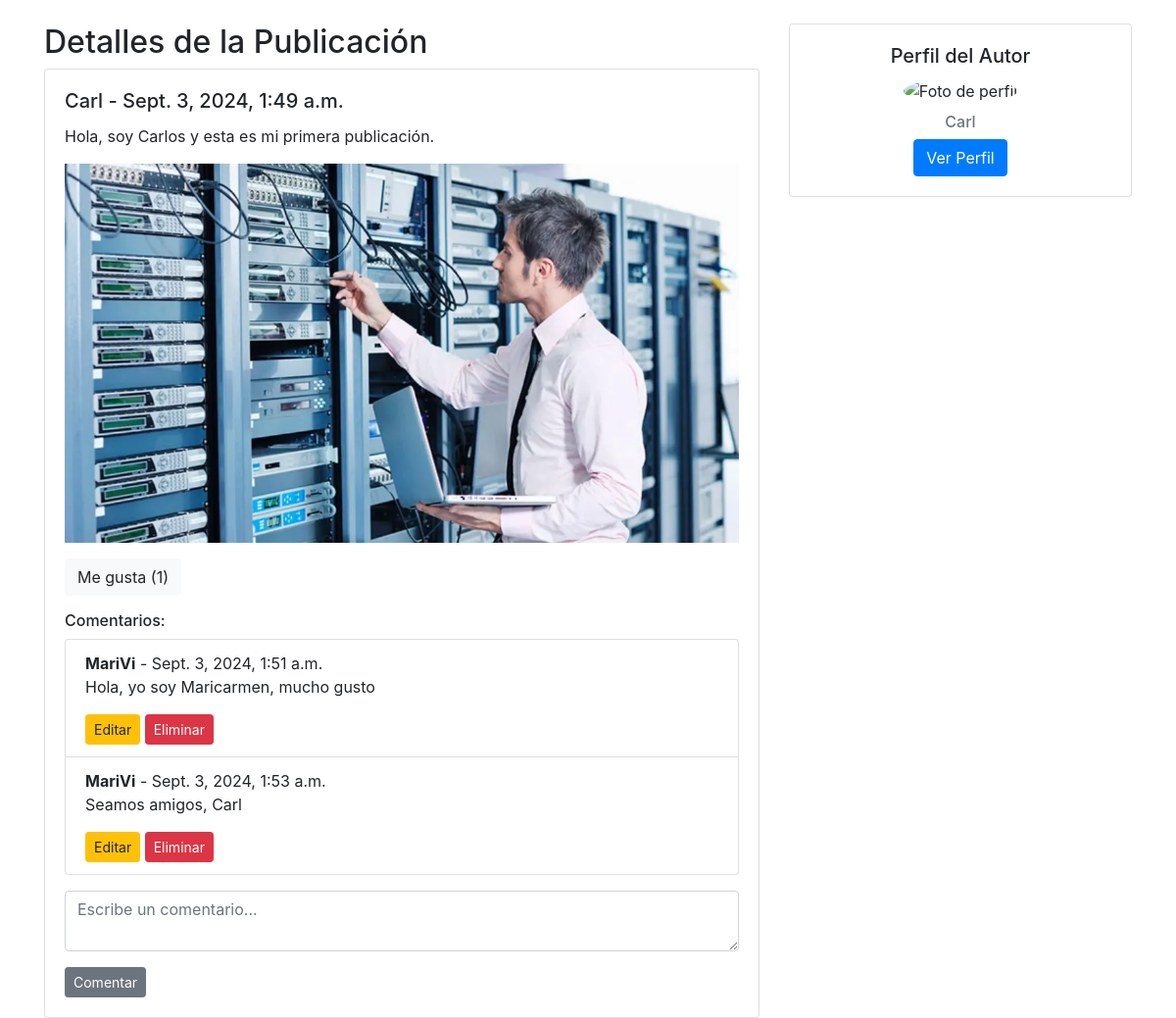
Page /inicio/publicaciones/1/ (signed in) on the committed database.
### inicio/models.py (models this page shows, shortened)
class Publicacion(models.Model):
    autor = models.ForeignKey(settings.AUTH_USER_MODEL, on_delete=models.CASCADE)  # Usuario autor de la publicación
    contenido = models.TextField()  # Contenido de la publicación
    fecha_publicacion = models.DateTimeField(auto_now_add=True)  # Fecha en que se creó la publicación
    imagen = models.ImageField(upload_to='publicaciones/', blank=True, null=True)  # Imagen opcional en la publicación
    likes = models.ManyToManyField(settings.AUTH_USER_MODEL, related_name='publicaciones_liked', blank=True)

class Usuario(AbstractBaseUser, PermissionsMixin):
    email = models.EmailField(unique=True)  # Email único para el usuario
    nombres = models.CharField(max_length=100)  # Nombres del usuario
    nombre_usuario = models.CharField(max_length=100, unique=True)  # Nombre de usuario único
    is_staff = models.BooleanField(default=False)  # Permite acceso al admin
    is_active = models.BooleanField(default=True)  # Marca si el usuario está activo
    last_login = models.DateTimeField(null=True, blank=True)  # Fecha del último inicio de sesión
    groups = models.ManyToManyField(
        'auth.Group',
        related_name='%(class)s_set',  # `related_name` único para este modelo
        blank=True,
        help_text='The groups this user belongs to.',
        verbose_name='groups'
    )
    user_permissions = models.ManyToManyField(
        'auth.Permission',
        related_name='%(class)s_permissions',  # `related_name` único para este modelo
        blank=True,
        help_text='Specific permissions for this user.',
        verbose_name='user permissions'
    )
    objects = UsuarioManager()  # Asigna el manager personalizado
    USERNAME_FIELD = 'email'  # Campo utilizado para el inicio de sesión
    REQUIRED_FIELDS = ['nombres', 'nombre_usuario']  # Campos requeridos al crear un superusuario

class Comentario(models.Model):
    publicacion = models.ForeignKey(Publicacion, related_name='comentarios', on_delete=models.CASCADE)  # Publicación a la que pertenece el comentario
    autor = models.ForeignKey(settings.AUTH_USER_MODEL, on_delete=models.CASCADE)  # Usuario que hizo el comentario
    contenido = models.TextField()  # Contenido del comentario
    fecha_comentario = models.DateTimeField(auto_now_add=True)  # Fecha en que se creó el comentario

### inicio/views.py (the view)
# urls.py: path('publicaciones/<int:publicacion_id>/', views.detalle_publicacion, name='detalle_publicacion'),
@login_required
def detalle_publicacion(request, publicacion_id):
    publicacion = get_object_or_404(Publicacion, id=publicacion_id)  # Obtiene la publicación o lanza 404 si no existe
    comentarios = publicacion.comentarios.all()  # Obtiene todos los comentarios asociados
    return render(request, 'publicaciones/detalle_publicacion.html', {
        'publicacion': publicacion,
        'comentarios': comentarios
    })

### inicio/templates/publicaciones/detalle_publicacion.html (shortened to what this page needs)
{% extends 'base.html' %}
{% load static %}
{% block content %}
<div class="container mt-4">
    <div class="row">
        <div class="col-md-8">
            <h2>Detalles de la Publicación</h2>
            <div class="card">
                <div class="card-body">
                    <h5 class="card-title">{{ publicacion.autor.nombre_usuario }} - {{ publicacion.fecha_publicacion }}</h5>
                    <p class="card-text">{{ publicacion.contenido }}</p>
                    {% if publicacion.imagen %}
                        <img src="{{ publicacion.imagen.url }}" alt="Imagen de la publicación" class="img-fluid mb-3">
                    {% endif %}
                    <div class="mb-3">
                        <form method="POST" action="{% url 'like_publicacion' publicacion.id %}">
                            <button type="submit" class="btn btn-light btn-like">
                                {% if user in publicacion.likes.all %}
                                    Me gusta ({{ publicacion.likes.count }})
                                {% else %}
                                    Dar Me gusta ({{ publicacion.likes.count }})
                                {% endif %}
                            </button>
                        </form>
                    </div>
                    <h6>Comentarios:</h6>
                    <ul class="list-group mb-3">
                        {% for comentario in comentarios %}
                            <li class="list-group-item">
                                <strong>{{ comentario.autor.nombre_usuario }}</strong> - {{ comentario.fecha_comentario }}
                                <p>{{ comentario.contenido }}</p>
                                {% if comentario.autor == user %}
                                    <a href="{% url 'editar_comentario' comentario.id %}" class="btn btn-warning btn-sm">Editar</a>
                                    <a href="{% url 'eliminar_comentario' comentario.id %}" class="btn btn-danger btn-sm">Eliminar</a>
                                {% endif %}
                            </li>
                        {% empty %}
                            <li class="list-group-item">No hay comentarios aún.</li>
                        {% endfor %}
                    </ul>
                    <form method="POST" action="{% url 'comentar_publicacion' publicacion.id %}">
                        <div class="form-group">
                            <textarea class="form-control" name="contenido" rows="2" placeholder="Escribe un comentario..." required></textarea>
                        </div>
                        <button type="submit" class="btn btn-secondary btn-sm">Comentar</button>
                    </form>
                </div>
            </div>
        </div>
        <div class="col-md-4">
            <div class="card mb-4">
                <div class="card-body text-center">
                    <h5 class="card-title">Perfil del Autor</h5>
                    {% if publicacion.autor.perfil.foto_perfil %}
                        <img src="{{ publicacion.autor.perfil.foto_perfil.url }}" alt="Foto de perfil" class="img-fluid rounded-circle mb-3" style="width: 150px; height: 150px;">
                    {% else %}
                        <img src="{% static 'default_profile_picture.png' %}" alt="Foto de perfil" class="img-fluid rounded-circle mb-3" style="width: 150px; height: 150px;">
                    {% endif %}
                    <h6 class="card-subtitle mb-2 text-muted">{{ publicacion.autor.nombre_usuario }}</h6>
                    <a href="{% url 'ver_perfil' usuario_id=publicacion.autor.id %}" class="btn btn-primary">Ver Perfil</a>
                </div>
            </div>
        </div>
    </div>
</div>
{% endblock %}

### rows in the picture
Publicacion: autor.nombre_usuario "Carl", fecha_publicacion "Sept. 3, 2024, 1:49 a.m.", contenido "Hola, soy Carlos y esta es mi primera publicación.", imagen (picture), likes.count "1"
Comentario: autor.nombre_usuario "MariVi", fecha_comentario "Sept. 3, 2024, 1:51 a.m.", contenido "Hola, yo soy Maricarmen, mucho gusto", shows "Editar"
Comentario: autor.nombre_usuario "MariVi", fecha_comentario "Sept. 3, 2024, 1:53 a.m.", contenido "Seamos amigos, Carl", shows "Editar"
